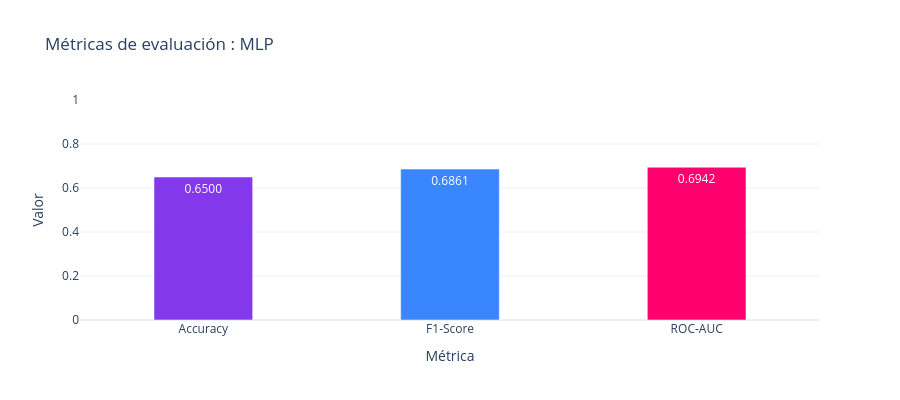

The notebook cell this image was saved under:
### Markdown cell above
### Resultados MLP

| Métrica | Valor |
|---|---|
| Accuracy | 65.00% |
| F1-Score (weighted) | 68.61% |
| ROC-AUC | 69.42% |
| Precision Fallecido | 30% |
| Recall Fallecido | 64% |

57 iteraciones con early stopping , convergencia rápida.

### Code cell
# -- Métricas ----------------------------------------------
fig_metricas = go.Figure(go.Bar(
    x=['Accuracy', 'F1-Score', 'ROC-AUC'],
    y=[acc, f1, auc],
    text=[f'{acc:.4f}', f'{f1:.4f}', f'{auc:.4f}'],
    textposition='auto',
    marker_color=['#8338EC', '#3A86FF', '#FF006E'],
    width=0.4
))
fig_metricas.update_layout(
    title='Métricas de evaluación : MLP',
    yaxis=dict(range=[0, 1], title='Valor'),
    xaxis_title='Métrica',
    height=400,
    template='plotly_white'
)
fig_metricas.show()

### Figure 1 — Plotly figure (JSON) as saved in the notebook; plotly's stock layout.template omitted (floating-point values rounded to 4 significant figures)
{"data": [{"marker": {"color": ["#8338EC", "#3A86FF", "#FF006E"]}, "text": ["0.6500", "0.6861", "0.6942"], "textposition": "auto", "type": "bar", "width": 0.4, "x": ["Accuracy", "F1-Score", "ROC-AUC"], "y": [0.65, 0.6861, 0.6942]}], "layout": {"height": 400, "title": {"text": "Métricas de evaluación : MLP"}, "xaxis": {"title": {"text": "Métrica"}}, "yaxis": {"range": [0, 1], "title": {"text": "Valor"}}}}
